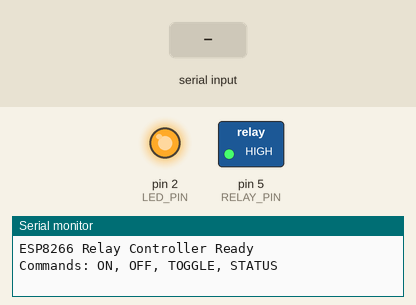
Recording of a sketch running on a simulated Arduino Uno, built with avr-gcc and run on an emulated ATmega328P. On the bench: switched loads named in the sketch (green lamp = pin HIGH), output pins drawn as LEDs (lit = HIGH), the last lines printed to the serial monitor. Inputs (shaded band) come from the test bench.

Above: at 1.2 s.
1.3 s: "ON\n" received over Serial
At 1.7 s:
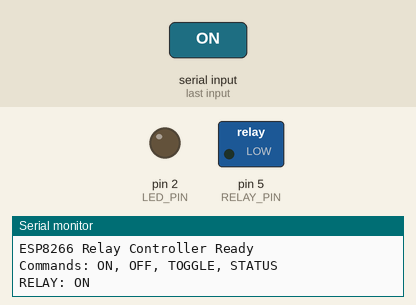
2.8 s: "OFF\n" received over Serial
At 4.0 s:
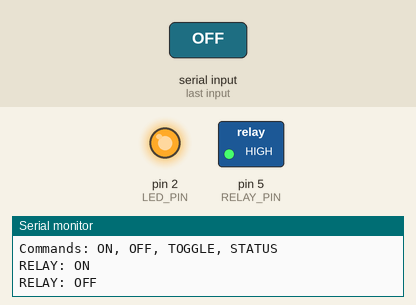
4.3 s: "TOGGLE\n" received over Serial
At 5.2 s:
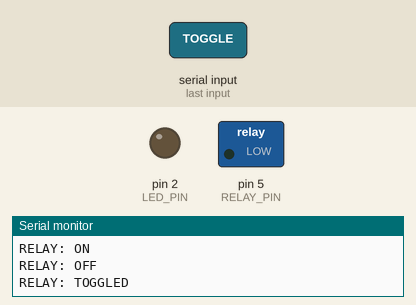
Timing chart, 0 to 7.3 s (numbered marks = the images above; inputs shaded):
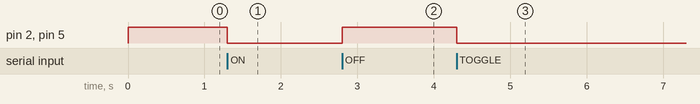

Measured:
- after the input at 1.3 s, pin 2 (LED_PIN), pin 5 (RELAY_PIN): HIGH → LOW at once
- after the input at 2.8 s, pin 2 (LED_PIN), pin 5 (RELAY_PIN): LOW → HIGH at once
- after the input at 4.3 s, pin 2 (LED_PIN), pin 5 (RELAY_PIN): HIGH → LOW at once

The sketch:

base_test.ino
```cpp
#define RELAY_PIN 5
#define LED_PIN 2

void setup() {
  Serial.begin(115200);

  pinMode(RELAY_PIN, OUTPUT);
  pinMode(LED_PIN, OUTPUT);

  digitalWrite(RELAY_PIN, HIGH);
  digitalWrite(LED_PIN, HIGH);

  Serial.println("ESP8266 Relay Controller Ready");
  Serial.println("Commands: ON, OFF, TOGGLE, STATUS");
}

void loop() {
  if (Serial.available() > 0) {
    String command = Serial.readStringUntil('\n');
    command.trim();

    processCommand(command);
  }
}

void processCommand(String cmd) {
  cmd.toUpperCase();

  if (cmd == "ON") {
    digitalWrite(RELAY_PIN, LOW);
    digitalWrite(LED_PIN, LOW);
    Serial.println("RELAY: ON");
  }
  else if (cmd == "OFF") {
    digitalWrite(RELAY_PIN, HIGH);
    digitalWrite(LED_PIN, HIGH);
    Serial.println("RELAY: OFF");
  }
  else if (cmd == "TOGGLE") {
    digitalWrite(RELAY_PIN, !digitalRead(RELAY_PIN));
    digitalWrite(LED_PIN, !digitalRead(LED_PIN));
    Serial.println("RELAY: TOGGLED");
  }
  else if (cmd == "STATUS") {
    Serial.println(digitalRead(RELAY_PIN) ? "RELAY: ON" : "RELAY: OFF");
  }
  else {
    Serial.println("UNKNOWN COMMAND");
  }
}
```
